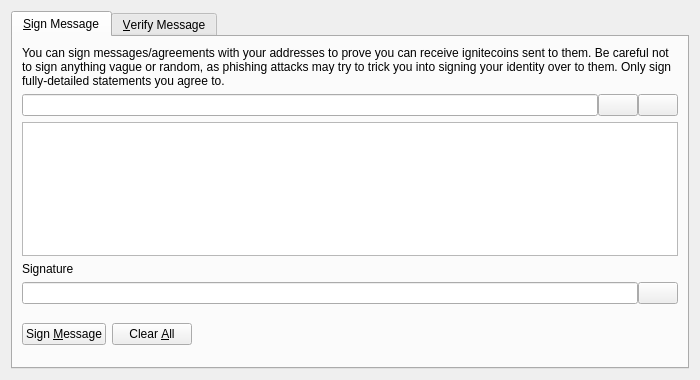
<?xml version="1.0" encoding="UTF-8"?>
<ui version="4.0">
 <class>SignVerifyMessageDialog</class>
 <widget class="QDialog" name="SignVerifyMessageDialog">
  <property name="geometry">
   <rect>
    <x>0</x>
    <y>0</y>
    <width>700</width>
    <height>380</height>
   </rect>
  </property>
  <property name="windowTitle">
   <string>Signatures - Sign / Verify a Message</string>
  </property>
  <property name="modal">
   <bool>true</bool>
  </property>
  <layout class="QVBoxLayout" name="verticalLayout">
   <item>
    <widget class="QTabWidget" name="tabWidget">
     <property name="currentIndex">
      <number>0</number>
     </property>
     <widget class="QWidget" name="tabSignMessage">
      <attribute name="title">
       <string>&amp;Sign Message</string>
      </attribute>
      <layout class="QVBoxLayout" name="verticalLayout_SM">
       <item>
        <widget class="QLabel" name="infoLabel_SM">
         <property name="text">
          <string>You can sign messages/agreements with your addresses to prove you can receive ignitecoins sent to them. Be careful not to sign anything vague or random, as phishing attacks may try to trick you into signing your identity over to them. Only sign fully-detailed statements you agree to.</string>
         </property>
         <property name="textFormat">
          <enum>Qt::PlainText</enum>
         </property>
         <property name="wordWrap">
          <bool>true</bool>
         </property>
        </widget>
       </item>
       <item>
        <layout class="QHBoxLayout" name="horizontalLayout_1_SM">
         <property name="spacing">
          <number>0</number>
         </property>
         <item>
          <widget class="QValidatedLineEdit" name="addressIn_SM">
           <property name="toolTip">
            <string>The Ignitecoin address to sign the message with</string>
           </property>
          </widget>
         </item>
         <item>
          <widget class="QPushButton" name="addressBookButton_SM">
           <property name="toolTip">
            <string>Choose previously used address</string>
           </property>
           <property name="text">
            <string/>
           </property>
           <property name="icon">
            <iconset resource="../bitcoin.qrc">
             <normaloff>:/icons/address-book</normaloff>:/icons/address-book</iconset>
           </property>
           <property name="shortcut">
            <string>Alt+A</string>
           </property>
           <property name="autoDefault">
            <bool>false</bool>
           </property>
          </widget>
         </item>
         <item>
          <widget class="QPushButton" name="pasteButton_SM">
           <property name="toolTip">
            <string>Paste address from clipboard</string>
           </property>
           <property name="text">
            <string/>
           </property>
           <property name="icon">
            <iconset resource="../bitcoin.qrc">
             <normaloff>:/icons/editpaste</normaloff>:/icons/editpaste</iconset>
           </property>
           <property name="shortcut">
            <string>Alt+P</string>
           </property>
           <property name="autoDefault">
            <bool>false</bool>
           </property>
          </widget>
         </item>
        </layout>
       </item>
       <item>
        <widget class="QPlainTextEdit" name="messageIn_SM">
         <property name="toolTip">
          <string>Enter the message you want to sign here</string>
         </property>
        </widget>
       </item>
       <item>
        <widget class="QLabel" name="signatureLabel_SM">
         <property name="text">
          <string>Signature</string>
         </property>
         <property name="textFormat">
          <enum>Qt::PlainText</enum>
         </property>
        </widget>
       </item>
       <item>
        <layout class="QHBoxLayout" name="horizontalLayout_2_SM">
         <property name="spacing">
          <number>0</number>
         </property>
         <item>
          <widget class="QLineEdit" name="signatureOut_SM">
           <property name="font">
            <font>
             <italic>true</italic>
            </font>
           </property>
           <property name="readOnly">
            <bool>true</bool>
           </property>
          </widget>
         </item>
         <item>
          <widget class="QPushButton" name="copySignatureButton_SM">
           <property name="toolTip">
            <string>Copy the current signature to the system clipboard</string>
           </property>
           <property name="text">
            <string/>
           </property>
           <property name="icon">
            <iconset resource="../bitcoin.qrc">
             <normaloff>:/icons/editcopy</normaloff>:/icons/editcopy</iconset>
           </property>
           <property name="autoDefault">
            <bool>false</bool>
           </property>
          </widget>
         </item>
        </layout>
       </item>
       <item>
        <layout class="QHBoxLayout" name="horizontalLayout_3_SM">
         <item>
          <widget class="QPushButton" name="signMessageButton_SM">
           <property name="toolTip">
            <string>Sign the message to prove you own this Ignitecoin address</string>
           </property>
           <property name="text">
            <string>Sign &amp;Message</string>
           </property>
           <property name="icon">
            <iconset resource="../bitcoin.qrc">
             <normaloff>:/icons/edit</normaloff>:/icons/edit</iconset>
           </property>
           <property name="autoDefault">
            <bool>false</bool>
           </property>
          </widget>
         </item>
         <item>
          <widget class="QPushButton" name="clearButton_SM">
           <property name="toolTip">
            <string>Reset all sign message fields</string>
           </property>
           <property name="text">
            <string>Clear &amp;All</string>
           </property>
           <property name="icon">
            <iconset resource="../bitcoin.qrc">
             <normaloff>:/icons/remove</normaloff>:/icons/remove</iconset>
           </property>
           <property name="autoDefault">
            <bool>false</bool>
           </property>
          </widget>
         </item>
         <item>
          <spacer name="horizontalSpacer_1_SM">
           <property name="orientation">
            <enum>Qt::Horizontal</enum>
           </property>
           <property name="sizeHint" stdset="0">
            <size>
             <width>40</width>
             <height>48</height>
            </size>
           </property>
          </spacer>
         </item>
         <item>
          <widget class="QLabel" name="statusLabel_SM">
           <property name="font">
            <font>
             <weight>75</weight>
             <bold>true</bold>
            </font>
           </property>
           <property name="text">
            <string/>
           </property>
           <property name="wordWrap">
            <bool>true</bool>
           </property>
          </widget>
         </item>
         <item>
          <spacer name="horizontalSpacer_2_SM">
           <property name="orientation">
            <enum>Qt::Horizontal</enum>
           </property>
           <property name="sizeHint" stdset="0">
            <size>
             <width>40</width>
             <height>48</height>
            </size>
           </property>
          </spacer>
         </item>
        </layout>
       </item>
      </layout>
     </widget>
     <widget class="QWidget" name="tabVerifyMessage">
      <attribute name="title">
       <string>&amp;Verify Message</string>
      </attribute>
      <layout class="QVBoxLayout" name="verticalLayout_VM">
       <item>
        <widget class="QLabel" name="infoLabel_VM">
         <property name="text">
          <string>Enter the receiver's address, message (ensure you copy line breaks, spaces, tabs, etc. exactly) and signature below to verify the message. Be careful not to read more into the signature than what is in the signed message itself, to avoid being tricked by a man-in-the-middle attack. Note that this only proves the signing party receives with the address, it cannot prove sendership of any transaction!</string>
         </property>
         <property name="textFormat">
          <enum>Qt::PlainText</enum>
         </property>
         <property name="alignment">
          <set>Qt::AlignLeading|Qt::AlignLeft|Qt::AlignTop</set>
         </property>
         <property name="wordWrap">
          <bool>true</bool>
         </property>
        </widget>
       </item>
       <item>
        <layout class="QHBoxLayout" name="horizontalLayout_1_VM">
         <property name="spacing">
          <number>0</number>
         </property>
         <item>
          <widget class="QValidatedLineEdit" name="addressIn_VM">
           <property name="toolTip">
            <string>The Ignitecoin address the message was signed with</string>
           </property>
          </widget>
         </item>
         <item>
          <widget class="QPushButton" name="addressBookButton_VM">
           <property name="toolTip">
            <string>Choose previously used address</string>
           </property>
           <property name="text">
            <string/>
           </property>
           <property name="icon">
            <iconset resource="../bitcoin.qrc">
             <normaloff>:/icons/address-book</normaloff>:/icons/address-book</iconset>
           </property>
           <property name="shortcut">
            <string>Alt+A</string>
           </property>
           <property name="autoDefault">
            <bool>false</bool>
           </property>
          </widget>
         </item>
        </layout>
       </item>
       <item>
        <widget class="QPlainTextEdit" name="messageIn_VM"/>
       </item>
       <item>
        <widget class="QValidatedLineEdit" name="signatureIn_VM"/>
       </item>
       <item>
        <layout class="QHBoxLayout" name="horizontalLayout_2_VM">
         <item>
          <widget class="QPushButton" name="verifyMessageButton_VM">
           <property name="toolTip">
            <string>Verify the message to ensure it was signed with the specified Ignitecoin address</string>
           </property>
           <property name="text">
            <string>Verify &amp;Message</string>
           </property>
           <property name="icon">
            <iconset resource="../bitcoin.qrc">
             <normaloff>:/icons/transaction_0</normaloff>:/icons/transaction_0</iconset>
           </property>
           <property name="autoDefault">
            <bool>false</bool>
           </property>
          </widget>
         </item>
         <item>
          <widget class="QPushButton" name="clearButton_VM">
           <property name="toolTip">
            <string>Reset all verify message fields</string>
           </property>
           <property name="text">
            <string>Clear &amp;All</string>
           </property>
           <property name="icon">
            <iconset resource="../bitcoin.qrc">
             <normaloff>:/icons/remove</normaloff>:/icons/remove</iconset>
           </property>
           <property name="autoDefault">
            <bool>false</bool>
           </property>
          </widget>
         </item>
         <item>
          <spacer name="horizontalSpacer_1_VM">
           <property name="orientation">
            <enum>Qt::Horizontal</enum>
           </property>
           <property name="sizeHint" stdset="0">
            <size>
             <width>40</width>
             <height>48</height>
            </size>
           </property>
          </spacer>
         </item>
         <item>
          <widget class="QLabel" name="statusLabel_VM">
           <property name="font">
            <font>
             <weight>75</weight>
             <bold>true</bold>
            </font>
           </property>
           <property name="text">
            <string/>
           </property>
           <property name="wordWrap">
            <bool>true</bool>
           </property>
          </widget>
         </item>
         <item>
          <spacer name="horizontalSpacer_2_VM">
           <property name="orientation">
            <enum>Qt::Horizontal</enum>
           </property>
           <property name="sizeHint" stdset="0">
            <size>
             <width>40</width>
             <height>48</height>
            </size>
           </property>
          </spacer>
         </item>
        </layout>
       </item>
      </layout>
     </widget>
    </widget>
   </item>
  </layout>
 </widget>
 <customwidgets>
  <customwidget>
   <class>QValidatedLineEdit</class>
   <extends>QLineEdit</extends>
   <header>qt/qvalidatedlineedit.h</header>
  </customwidget>
 </customwidgets>
 <resources>
  <include location="../bitcoin.qrc"/>
 </resources>
 <connections/>
</ui>
